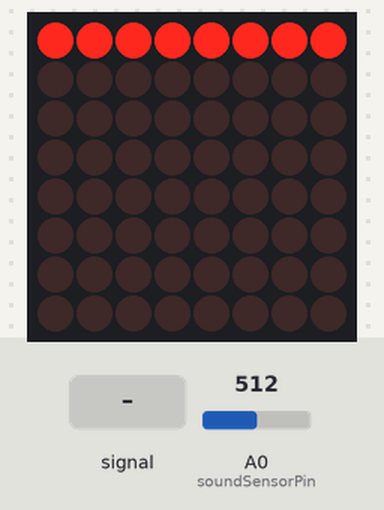
Bench run of a sketch on a simulated Arduino Uno, built with avr-gcc and run on an emulated ATmega328P. Parts: 8×8 LED matrix. The test bench sets the inputs (shaded band); at power-on: A0 (soundSensorPin) = 512.

Above: at 1.2 s.
1.3 s: A0 (soundSensorPin) fed a 200 Hz sine of ±255 counts around its level
At 1.8 s:
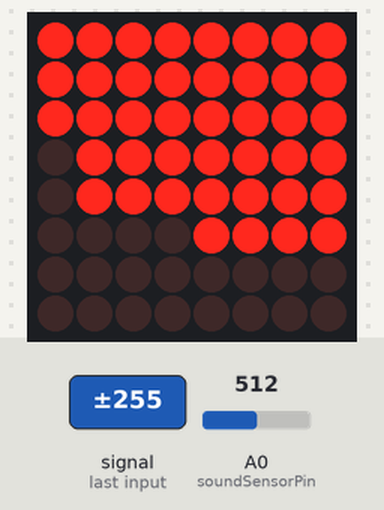
3.1 s: A0 (soundSensorPin) set to 0
At 4.5 s:
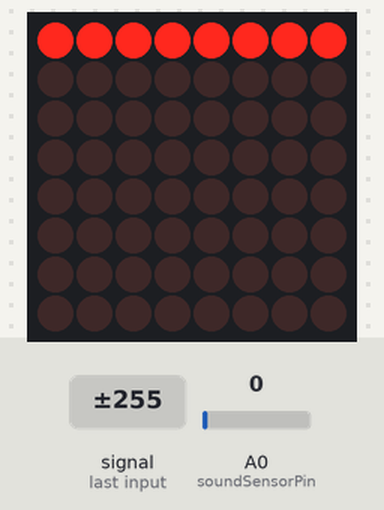
4.8 s: A0 (soundSensorPin) set to 716
6.6 s: A0 (soundSensorPin) fed a 50 Hz sine of ±306 counts around its level
At 7.1 s:
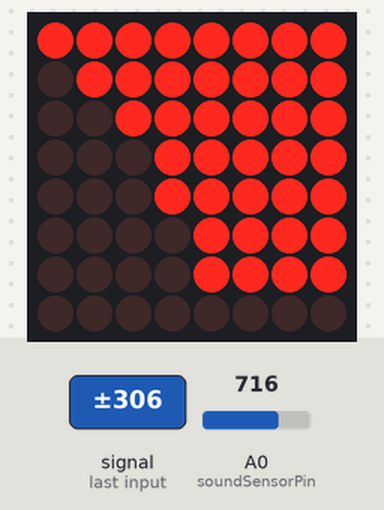
8.4 s: A0 (soundSensorPin) fed a 2 Hz sine of ±306 counts around its level
At 9.33 s:
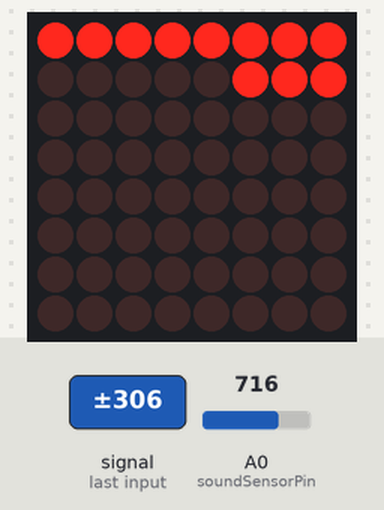
10.2 s: A0 (soundSensorPin) fed a 1000 Hz sine of ±255 counts around its level
At 15.9 s:
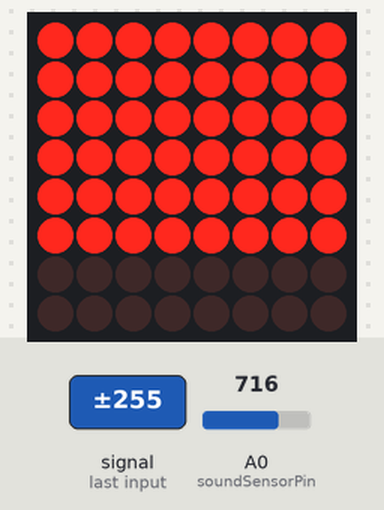

The sketch:

SoundVisualizerLeftToRight.ino
```cpp
#include "LedControl.h"

// Adjusted code from SoundVisualizer.ino
// LEDs now turn on from Left to Right (really just columns instead of rows now)

// Initialize the LED matrix using the LedControl library
LedControl ledMatrix = LedControl(12, 10, 11, 1);

// Maximum value for scaling the LED display brightness
const int maxBrightnessScale = 11;

// Pin connected to the sound sensor
const int soundSensorPin = A0;
// Time window for sampling sound signals (50ms corresponds to a 20Hz sampling rate)
const int samplingWindow = 50;
// Variable to store the sound sample
unsigned int soundSample;

// Variables to track the start time of sampling and the duration of each cycle
unsigned long samplingStartTime;
unsigned long cycleDuration;

// Variables to store the maximum and minimum sound levels detected in a sampling window
unsigned int maxSoundLevel = 0;
unsigned int minSoundLevel = 1024;
// Index for iterating through arrays
unsigned char arrayIndex = 0;

// Arrays to store peak-to-peak values and their display equivalents for 8 cycles
unsigned int peakToPeakValues[8];
unsigned int displayPeakValues[8];
// Temporary array to assist in displaying dropping LED levels
unsigned int tempDisplayValues[8] = {0,0,0,0,0,0,0,0};
// Buffers to store maximum and minimum sound levels for each cycle
unsigned int maxSoundBuffer[8];
unsigned int minSoundBuffer[8];

void setup() {
  // Initialize the LED matrix display
  ledMatrix.shutdown(0, false); // Turn on the display
  ledMatrix.setIntensity(0, 1); // Set brightness level
  ledMatrix.clearDisplay(0); // Clear the display

  // Initialize serial communication
  Serial.begin(9600);
}

void loop() {
  // Record the start time of the sampling
  samplingStartTime = millis();

  // Reset sound level extremes for the new sampling window
  maxSoundLevel = 0;
  minSoundLevel = 1024;

  // Collect sound samples over the defined sampling window
  while (millis() - samplingStartTime < samplingWindow) {
    soundSample = analogRead(soundSensorPin);

    // Update maximum and minimum sound levels
    if (soundSample < 1024) {
      if (soundSample > maxSoundLevel) {
        maxSoundLevel = soundSample;
      }
      if (soundSample < minSoundLevel) {
        minSoundLevel = soundSample;
      }
    }

    // Store max and min sound levels at predefined intervals within the sampling window
    cycleDuration = millis() - samplingStartTime;
    if (cycleDuration == 1 || cycleDuration == 2 || cycleDuration == 4 || cycleDuration == 8
        || cycleDuration == 16 || cycleDuration == 32 || cycleDuration == 40 || cycleDuration == 50) {
              maxSoundBuffer[arrayIndex] = maxSoundLevel;
              minSoundBuffer[arrayIndex] = minSoundLevel;
              arrayIndex = (arrayIndex + 1) % 8;
              delay(1);
    }
  }

  // Reset the array index for the next loop iteration
  arrayIndex = 0;

  // Process the collected sound samples
  for (int i = 0; i < 8; i++) {
    // Calculate the peak-to-peak value
    peakToPeakValues[i] = maxSoundBuffer[i] - minSoundBuffer[i];

    // Scale the peak-to-peak value for display
    displayPeakValues[i] = map(peakToPeakValues[i], 0, 1023, 0, maxBrightnessScale);

    // Display the scaled value on the LED matrix by columns
    displayLedColumn(displayPeakValues[i], i);

    // Implement a dropping effect for the LED levels
    if (displayPeakValues[i] >= tempDisplayValues[i]) {
      tempDisplayValues[i] = displayPeakValues[i];
    }
    else {
      tempDisplayValues[i]--;
    }

    // Update the LED matrix with the new level
    for (int j = 0; j <= tempDisplayValues[i] && j < 8; j++) {
      ledMatrix.setLed(0, j, i, true); // Turn on LED in column `i` up to `tempDisplayValues[i]`
    }
    for (int j = tempDisplayValues[i] + 1; j < 8; j++) {
      ledMatrix.setLed(0, j, i, false); // Turn off remaining LEDs in column `i`
    }
    delayMicroseconds(250);
  }
}

void displayLedColumn(int peakLevel, int column) {
  // Iterate over the LEDs in the column and turn them on based on the peak level
  for (int i = 0; i < peakLevel && i < 8; i++) {
    ledMatrix.setLed(0, i, column, true); // Turn on LED at position (i, column)
  }
  for (int i = peakLevel; i < 8; i++) {
    ledMatrix.setLed(0, i, column, false); // Turn off remaining LEDs in the column
  }
}
```

Measured:
- after the input at 1.3 s, the display: first changes after 0.10 s (image 1 shows a later state)
- after the input at 3.1 s, the display: first changes after 0.06 s (image 2 shows a later state)
- after the input at 6.6 s, the display: first changes after 0.09 s (image 3 shows a later state)
- after the input at 8.4 s, the display: first differs from a run without the input after 0.13 s (image 4 shows a later state)
- after the input at 10.2 s, the display: changes after 0.09 s (image 5)
- what the display in image 5 shows lasts 0.6 s, from 15.5 s to 16.1 s
